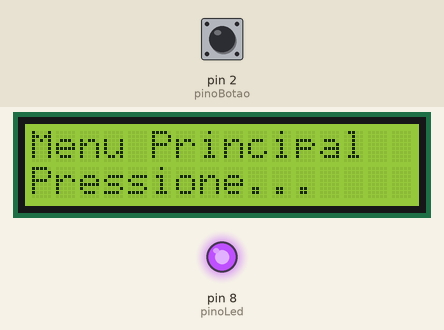
Bench run of a sketch on a simulated Arduino Uno, built with avr-gcc and run on an emulated ATmega328P. Parts: 16×2 character LCD, output pins drawn as LEDs (lit = HIGH). Inputs (shaded band) come from the test bench; at power-on: pin 2 (pinoBotao) HIGH.

Above: at 1.2 s.
1.3 s: pin 2 (pinoBotao) pulled LOW for 2.6 s
At 3.3 s:
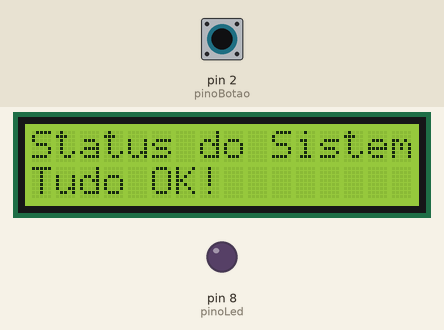
9.7 s: pin 2 (pinoBotao) pulled LOW for 2.6 s
At 11.0 s:
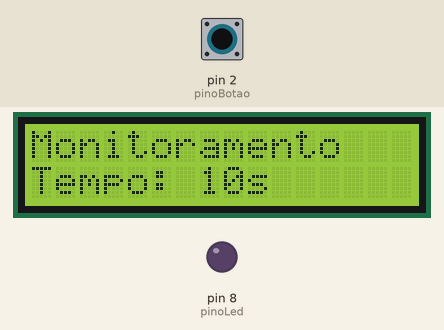
15.9 s: pin 2 (pinoBotao) pulled LOW for 2.6 s
At 20.1 s:
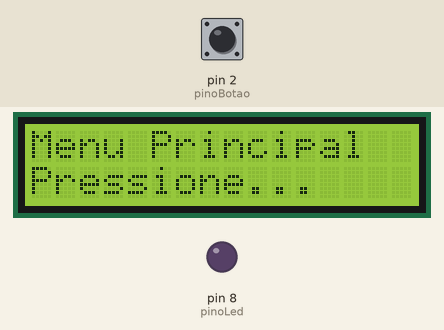
24.9 s: pin 2 (pinoBotao) driven LOW
At 29.0 s:
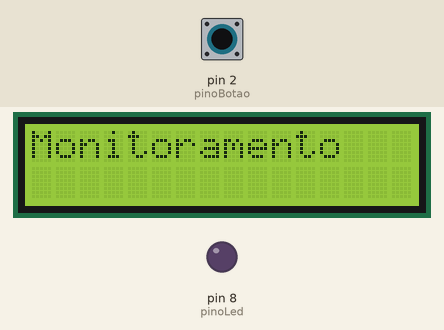
30.6 s: pin 2 (pinoBotao) driven HIGH
At 34.0 s:
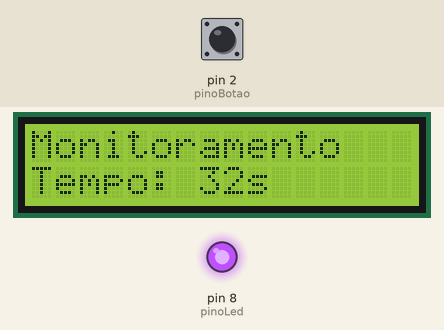
Timing chart, 0 to 35.6 s (numbered marks = the images above; inputs shaded):
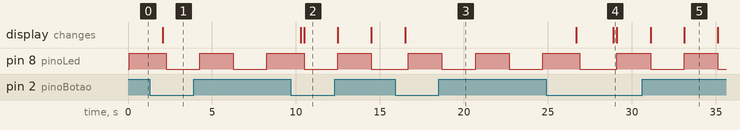

Measured:
- after the input at 1.3 s, the display: changes after 0.77 s (image 1)
- after the input at 9.7 s, the display: first changes after 0.58 s (image 2 shows a later state)
- after the input at 15.9 s, the display: changes after 0.59 s (image 3)
- after the input at 24.9 s, the display: first changes after 1.8 s (image 4 shows a later state)
- by itself, pin 8 (pinoLed): alternates HIGH for 2.0 s and LOW for 2.0 s

The sketch:

delay.ino
```cpp
#include <LiquidCrystal.h>

// --- Configuração do Hardware ---
LiquidCrystal lcd(12, 11, 6, 5, 4, 3);
const int pinoBotao = 2;
const int pinoLed = 8;

// --- Variáveis de Controle do Menu ---
int telaAtual = 0;
const int numeroDeTelas = 3;

// --- Variável para simular o tempo (que não funciona bem com delay) ---
unsigned long tempoSimulado = 0;

// --- Função de configuração inicial do sistema ---
void setup() {
  lcd.begin(16, 2);
  pinMode(pinoBotao, INPUT_PULLUP);
  pinMode(pinoLed, OUTPUT);

  exibirMenu();
}

// --- Função principal (loop) ---
void loop() {
  // Liga o LED e trava tudo por 2 segundos
  digitalWrite(pinoLed, HIGH);
  delay(2000);

  // Após 2 segundos, verifica o botão e atualiza a tela
  verificarBotaoEAtualizarTela();

  // Desliga o LED e trava tudo por mais 2 segundos
  digitalWrite(pinoLed, LOW);
  delay(2000);

  // Após mais 2 segundos, verifica e atualiza novamente
  verificarBotaoEAtualizarTela();
}

void verificarBotaoEAtualizarTela() {
  // Verifica se o botão foi pressionado
  int estadoBotao = digitalRead(pinoBotao);
  if (estadoBotao == LOW) {
    // Se sim, avançamos para a próxima tela
    telaAtual++;
    // Se chegamos ao fim, voltamos à primerira tela
    if (telaAtual >= numeroDeTelas) {
      telaAtual = 0;
    }
    exibirMenu();

    // Pequeno delay para evitar múltiplas leituras do botão (debounce)
    delay(200);
  }

  tempoSimulado += 2; // Adiciona 2 segundos ao "cronômetro" a cada iteração

  // Atualiza o display APENAS se estiver na tela de monitoramento
  if (telaAtual == 2) {
    lcd.setCursor(0, 1);
    lcd.print("Tempo: ");
    lcd.print(tempoSimulado);
    lcd.print("s      "); // Espaços para limpar a linha anterior
  }
}

// --- Função para desenhar o menu no LCD ---
void exibirMenu() {
  lcd.clear();
  lcd.setCursor(0, 0);

  switch (telaAtual) {
    case 0:
      lcd.print("Menu Principal");
      lcd.setCursor(0, 1);
      lcd.print("Pressione...");
      break;

    case 1:
      lcd.print("Status do Sistema");
      lcd.setCursor(0, 1);
      lcd.print("Tudo OK!");
      break;

    case 2:
      lcd.print("Monitoramento");
      break;
  }
}
```
